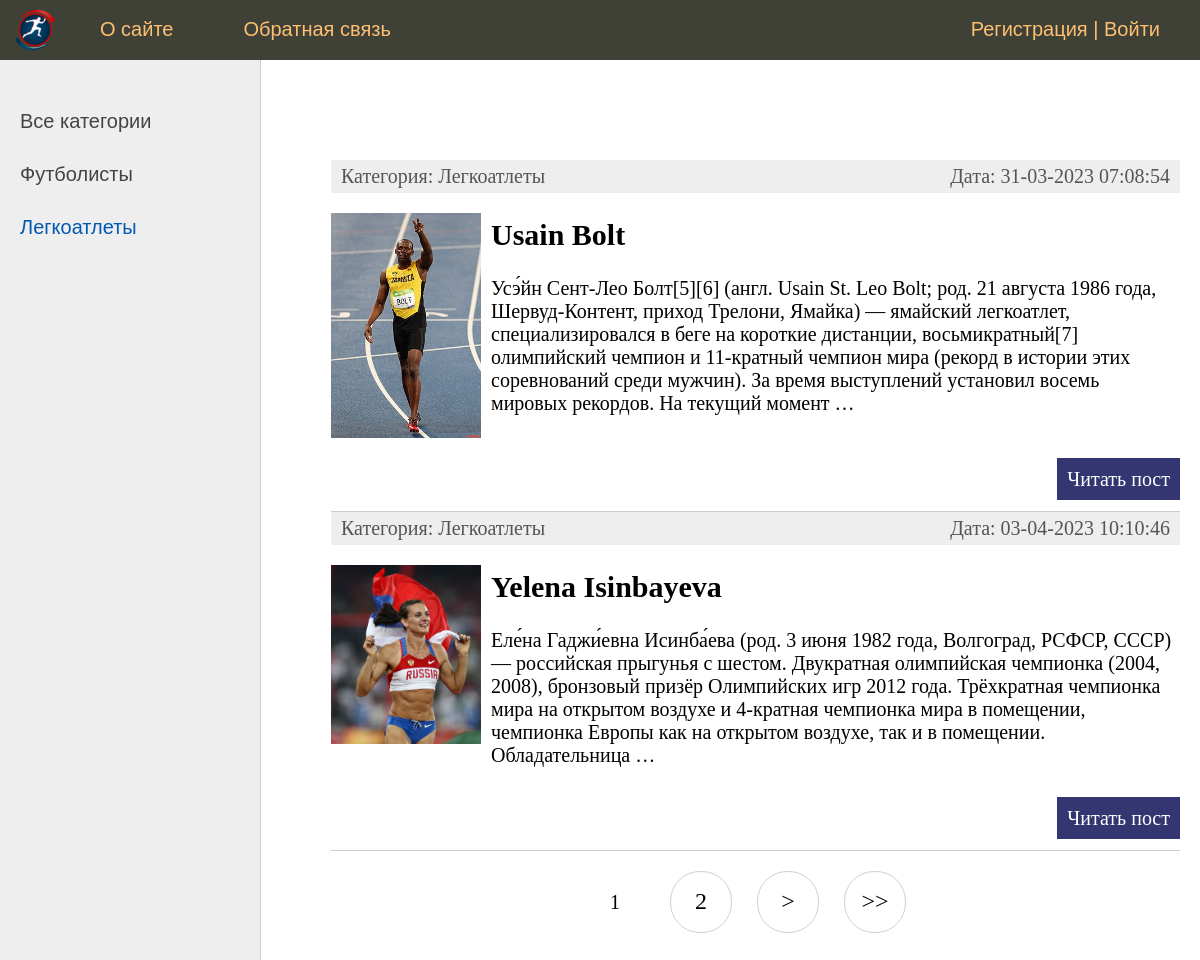
The app's page /sport/legkoatlety/ with its own data.
### athlete/models.py (models this page shows, shortened)
class AthleteSport(models.Model):
    name = models.CharField(max_length=255)
    slug = models.SlugField(unique=True)
    def __str__(self):
        return self.name
    def get_absolute_url(self):
        return reverse('sport', kwargs={'sport_slug': self.slug})

class Athlete(models.Model):
    name = models.CharField(max_length=255, verbose_name='Имя')
    slug = models.SlugField(unique=True, verbose_name='URL')
    age = models.IntegerField(verbose_name='Возраст')
    content = models.TextField(verbose_name='Описание')
    photo = models.ImageField(upload_to='athlete/', verbose_name='Фото')
    created_at = models.DateTimeField(auto_now_add=True, verbose_name='Дата создания')
    updated_at = models.DateTimeField(auto_now=True, verbose_name='Дата изменения')
    sport = models.ForeignKey('AthleteSport', on_delete=models.PROTECT, verbose_name='Вид спорта', default='')
    def get_absolute_url(self):
        return reverse('post', kwargs={'post_slug': self.slug})
    class Meta:
        ordering = ['updated_at']

### athlete/views.py (the view)
# urls.py: path('sport/<slug:sport_slug>/', AthleteSports.as_view(), name='sport'),
class AthleteSports(DataMixin, ListView):
    model = Athlete
    template_name = 'athlete/index.html'
    context_object_name = 'posts'
    allow_empty = False
    def get_queryset(self):
        return Athlete.objects.filter(sport__slug=self.kwargs['sport_slug']).select_related('sport')
    def get_context_data(self, *, object_list=None, **kwargs):
        context = super().get_context_data(**kwargs)
        s = AthleteSport.objects.get(slug=self.kwargs['sport_slug'])
        c_def = self.get_user_context(title='Категория - ' + str(s.name), sport_selected=s.pk)
        return context|c_def

### athlete/utils.py (called while the page is built)
    def get_user_context(self, **kwargs):
        context = kwargs
        sports = AthleteSport.objects.annotate(Count('athlete'))
        user_menu = menu.copy()
        if not self.request.user.is_authenticated:
            user_menu.pop(1)
        context['menu'] = user_menu
        context['sports'] = sports
        if 'sport_selected' not in context:
            context['sport_selected'] = 0
        return context

### athlete/templates/athlete/index.html (shortened to what this page needs)
{% extends 'athlete/base.html' %}
{% block content %}
<ul class="list-articles">
{% for post in posts %}
<div class="article-panel">
<p class="first">Категория: {{post.sport}}</p>
<p class="last">Дата: {{post.updated_at|date:"d-m-Y H:i:s"}}</p>
</div>
{% if post.photo %}
	<p><img class="img-article-left thumb" src="{{post.photo.url}}"></p>
{% endif %}
<li><h2>{{ post.name }}</h2>
	{{ post.content|linebreaks|truncatewords:50 }}
			<p class="link-read-post"><a href="{{ post.get_absolute_url }}">Читать пост</a></p>
			</li>
{% endfor %}
</ul>
{% endblock %}

### athlete/templates/athlete/base.html (shortened to what this page needs)
{% load static %}
<!DOCTYPE html>
<html>
<head>
	<link type="text/css" href="{% static 'athlete/css/styles.css' %}" rel="stylesheet" />
</head>
<body>
{% block mainmenu %}
		<div class="header">
			<ul id="mainmenu" class="mainmenu">
			<li class="logo"><a href="{% url 'home' %}"><div class="logo"></div></a></li>
{% for m in menu %}
	<li><a href="{% url m.url_name %}">{{m.title}}</a></li>
{% endfor %}
			{% if request.user.is_authenticated %}
				<li class="last"> {{ user.username }} | <a href="{% url 'logout' %}">Выйти</a> </li>
			{% else %}
				<li class="last"><a href="{% url 'register' %}">Регистрация</a> | <a href="{% url 'login' %}">Войти</a></li>
			{% endif %}
			</ul>
		</div>
{% endblock mainmenu %}
<table class="table-content" border=0 cellpadding="0" cellspacing="0">
<tr>
	<td valign="top" class="left-chapters">
	<ul id="leftchapters">
{% if sport_selected == 0 %}
		<li class="selected">Все категории</li>
{% else %}
		<li><a href="{% url 'home' %}">Все категории</a></li>
{% endif %}
{% for s in sports %}
{% if s.athlete__count > 0 %}
	{% if s.pk == sport_selected %}
		<li class="selected">{{s.name}}</li>
	{% else %}
		<li><a href="{{ s.get_absolute_url }}">{{s.name}}</a></li>
	{% endif %}
{% endif %}
{% endfor %}
	</ul>
</td>
<td valign="top" class="content">
	<div class="content-text">
{% block content %}
{% endblock %}
		{% if page_obj.has_other_pages %}
<nav class="list-pages">
    <ul>
        {% for p in paginator.page_range %}
		{% if page_obj.number == p %}
		<li class="page-num page-num-selected">{{p}}</li>
		{% elif p >= page_obj.number|add:-2 and p <= page_obj.number|add:2 %}
        <li class="page-num">
            <a href="?page={{ p }}">{{ p }}</a>
        </li>
		{% endif %}
        {% endfor %}
{% if page_obj.has_next %}
	<li class="page-num">
		<a href="?page={{ page_obj.next_page_number }}">&gt;</a>
	</li>
	 <li class="page-num">
        <a href="?page={{ paginator.num_pages }}">>></a>
    </li>
{% endif %}
    </ul>
</nav>
{% endif %}
	</div>
</td></tr></table>
</body>
</html>

### athlete/static/athlete/css/styles.css (style rules this page uses)
html, body { font-family: 'Arial'; margin: 0; padding: 0; height: 100%; width: 100%; color: #444; }
a { color: #0059b2; text-decoration: none; }
img { max-width: 600px; height: auto; }
img.img-article-left { max-width: 300px; height: auto; float: left; padding: 0 10px 10px 0; }
img.img-article-left.thumb { max-width: 150px; height: auto; }
p.link-read-post { text-align: right; }
p.link-read-post a { padding: 10px; min-width: 100px; background: #333671; color: #fff; text-decoration: none; }
div.article-panel { background: #eee; padding: 5px 10px 5px 10px; box-sizing: border-box; overflow: hidden; color: #555; }
div.article-panel p.first { margin: 0; float: left; }
div.article-panel p.last { margin: 0; float: right; }
ul.list-articles { list-style: none; margin: 0; padding: 0; }
ul.list-articles li { border-bottom: 1px solid #ccc; }
.header { background: #3F4137; height: 60px; }
.logo { background: url('../images/logo.png') no-repeat 10px 5px; width: 70px; height: 60px; }
ul.mainmenu { list-style: none; margin: 0; padding: 0; height: 60px; color: #fdc073; font-size: 20px; overflow: hidden; }
ul.mainmenu li { float: left; margin: 18px 40px 0 30px; }
ul.mainmenu li.logo { margin: 0; }
ul.mainmenu li.last { float: right; }
ul.mainmenu li a { color: #fdc073; text-decoration: none; }
.table-content { width: 100%; min-height: 100%; height: 100%; }
.left-chapters { margin: 0; background: #eee; border-right: 1px solid #ccc; min-height: 100%; }
.left-chapters ul { width: 230px; min-height: 100%; margin: 0; padding: 20px 10px 10px 20px; list-style: none; font-size: 20px; }
.left-chapters ul li { margin: 30px 0 0 0; color: #999; }
.left-chapters ul li.selected { color: #0059b2; }
.left-chapters ul li a { color: #444; text-decoration: none; }
.content { padding: 40px 20px 20px 40px; width: 100%; box-sizing: border-box; }
.content-text { margin: 60px 0 0 30px; color: #000; font-size: 20px; font-family: Yandex Sans Display Light; }
.list-pages { text-align: center; margin: 0 0 20px 0; }
.list-pages ul { margin: 20px 0 0 0; padding: 0; list-style: none; }
.list-pages ul li { display: inline-block; margin: 0 20px 0 0; }
.list-pages a { color: #000; font-size: 24px; text-decoration: none; }
.list-pages .page-num, .page-num-selected { display: inline-block; width: 60px; height: 44px; padding: 16px 0 0 0; border: 1px solid #d0d0d0; border-radius: 30px; }
.list-pages .page-num-selected { border: none; color: #000; font-size: 20px; }

### records on screen
AthleteSport: name "Футболисты"
AthleteSport: name "Легкоатлеты"
Athlete: sport "Легкоатлеты", updated_at "31-03-2023 07:08:54", photo (picture), name "Usain Bolt", content "Усэ́йн Сент-Лео Болт[5][6] (англ. Usain St. Leo Bolt; род. 21 августа 1986 года, Шервуд-Контент, приход Трелони, Ямайка) — ямайский легкоатлет, специализировался в беге на короткие дистанции, восьмикратный[7] олимпийский чемпион и 11-кратный чемпион мира (рекорд в истории этих соревнований среди мужчин). За время выступлений установил восемь мировых рекордов. На текущий момент …"
Athlete: sport "Легкоатлеты", updated_at "03-04-2023 10:10:46", photo (picture), name "Yelena Isinbayeva", content "Еле́на Гаджи́евна Исинба́ева (род. 3 июня 1982 года, Волгоград, РСФСР, СССР) — российская прыгунья с шестом. Двукратная олимпийская чемпионка (2004, 2008), бронзовый призёр Олимпийских игр 2012 года. Трёхкратная чемпионка мира на открытом воздухе и 4-кратная чемпионка мира в помещении, чемпионка Европы как на открытом воздухе, так и в помещении. Обладательница …"

### other values on screen
{{ m.title }} "О сайте" "Обратная связь"
{{ p }} "1"
{{ p }} "2"
